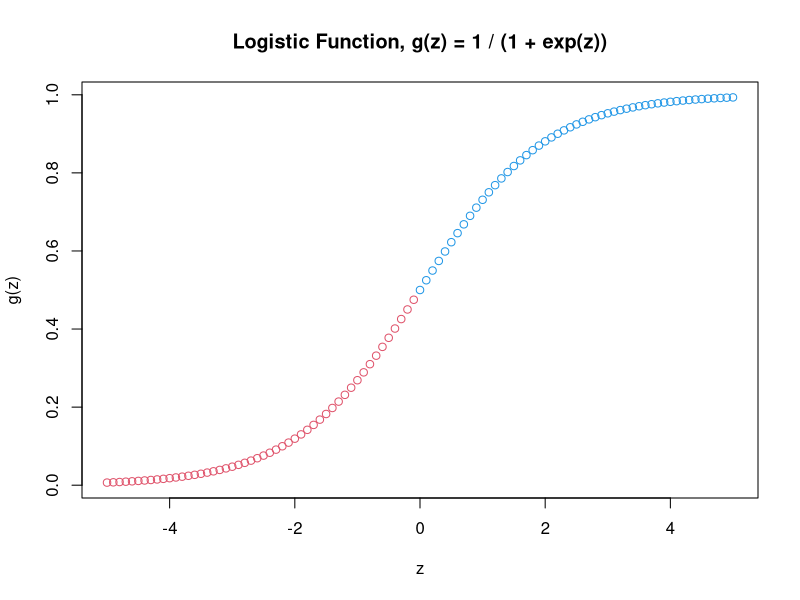
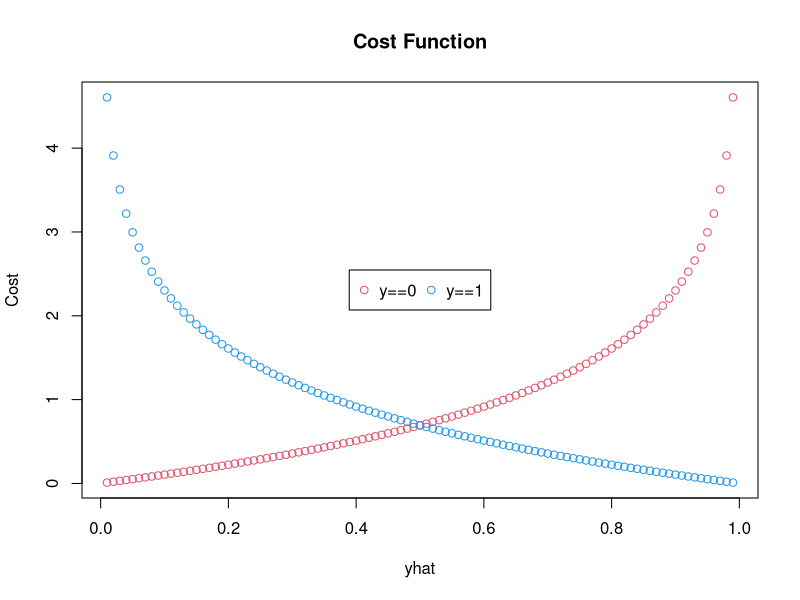

Recreate these plots in R, in order.

## logistic function
g <- function(z) 1 / (1 + exp(-z))

## plot of logistic function over range [-5. 5] by 0.1
z <- seq(-5, 5, 0.1)
plot(x = z, y = g(z),
     main = 'Logistic Function, g(z) = 1 / (1 + exp(z))',
     xlab = 'z', ylab='g(z)', 
     col = ifelse(g(seq(-5, 5, 0.1)) < 0.5, 2, 4))

## cost function
cost <- function(yhat, y){
  if(y == 1){
    -log(yhat)
  }else{
    -log(1 - yhat)
  }
}

## plot of cost function for y in {0,1} and yhat in (0,1)
yhat <- seq(0.01, 0.99, 0.01)
cost_y0 <- cost(yhat, 0)
cost_y1 <- cost(yhat, 1)
matplot (yhat, cbind (cost_y0, cost_y1), pch = 1,
         main = 'Cost Function',
         xlab = 'yhat', ylab = 'Cost',
         col=c(2,4))
legend("center", inset=0, legend=c("y==0", "y==1"), pch=1, col=c(2,4), horiz=TRUE)

## redefine cost function without if-statement
cost <- function(yhat, y) -y*log(yhat) - (1-y)*log(1 - yhat)

## gradient object
## contains labels, features, and gradient function
grad.obj <- function(x, y) {
  x <- as.matrix(x)
  y <- as.matrix(y)
  m <- ncol(x)
  
  fxn <- function(theta){
    t(x) %*% (g(x %*% theta) - y)
  }
  
  return(
    list(m = m, labels = y, features = x, fxn = fxn)
  )
}

## gradient descent method
grad.descent <- function(grad.obj, maxiter = 1000, alpha = 0.05){
  theta_n = matrix(0, nrow = grad.obj$m, ncol = 1)
  for(i in 1:maxiter){
    theta_o = theta_n
    theta_n = theta_o - alpha * grad.obj$fxn(theta_o)
  }
  theta_n
}

levels(iris$Species)

require(dplyr)
## make 0,1 class for species
data <- iris %>% mutate(class = as.integer(Species == 'setosa')) %>% 
  select(-Species)

## split features and labels
x <- data %>% select(-class)
y <- data %>% select(class)

## use gradient descent to fit parameters
fit_theta <- grad.descent(grad.obj(x,y))
p_yhat <- g(as.matrix(x) %*% fit_theta)
yhat <- ifelse(p_yhat < 0.5, 0, 1)

## test to see how well the data fits
sum(yhat == y) / nrow(data)

View(data.frame(p, y))
warnings()
ncol(as.matrix(x))
